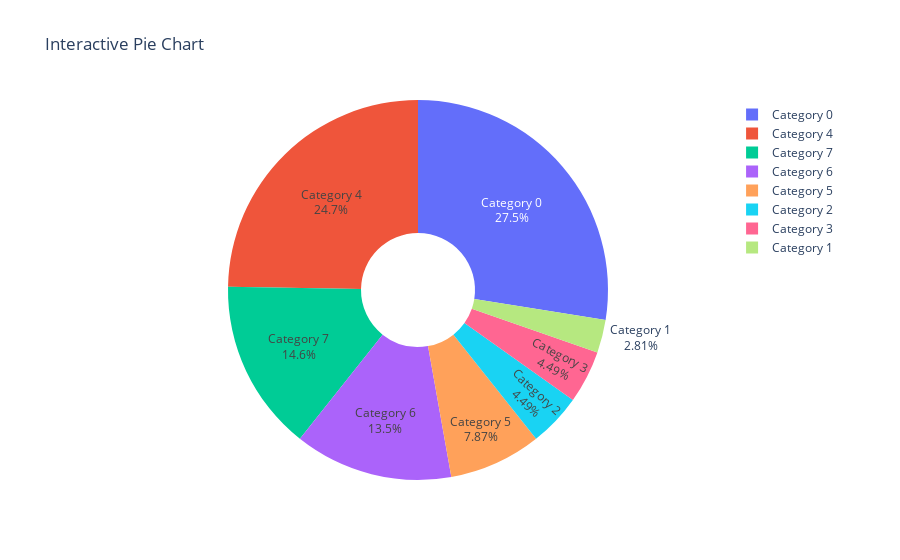

The notebook cell saved with this chart:
### Markdown cell above
# 21. Using Plotly, create an interactive pie chart of randomly generated data, add labels and percentages, set the title as 'Interactive Pie Chart'.

### Code cell
import plotly.graph_objects as go
import numpy as np

# Step 1: Generate random data
np.random.seed(0)  # For reproducibility
labels = [f'Category {i}' for i in range(8)]  # 8 categories
values = np.random.randint(5, 50, size=len(labels))  # Random values between 5 and 50

# Step 2: Create the pie chart
fig = go.Figure(data=[go.Pie(labels=labels, values=values, 
                             textinfo='label+percent',  # Display both label and percentage
                             hole=0.3)])  # Adds a hole to make it a donut chart, optional

# Step 3: Set the title
fig.update_layout(
    title='Interactive Pie Chart'
)

# Step 4: Show the plot
fig.show()

### Figure 1 — Plotly figure (JSON) as saved in the notebook; plotly's stock layout.template omitted (floating-point values rounded to 4 significant figures)
{"data": [{"hole": 0.3, "labels": ["Category 0", "Category 1", "Category 2", "Category 3", "Category 4", "Category 5", "Category 6", "Category 7"], "textinfo": "label+percent", "type": "pie", "values": [49, 5, 8, 8, 44, 14, 24, 26]}], "layout": {"title": {"text": "Interactive Pie Chart"}}}
